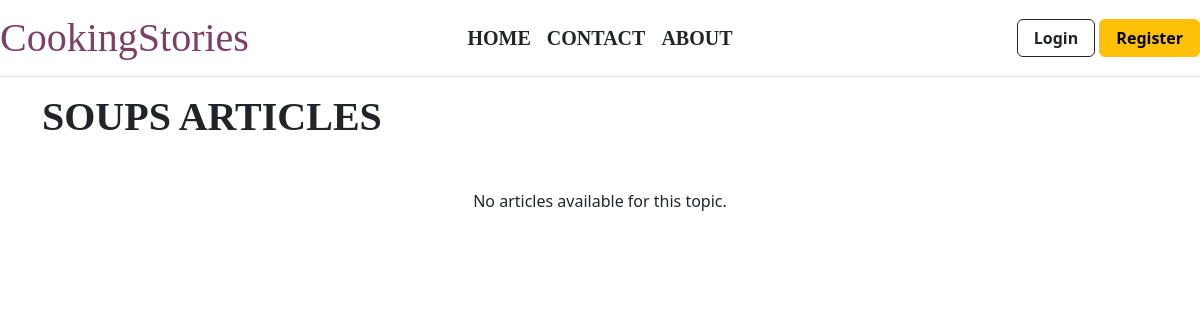
Before: /topic/13/ with the older database file.
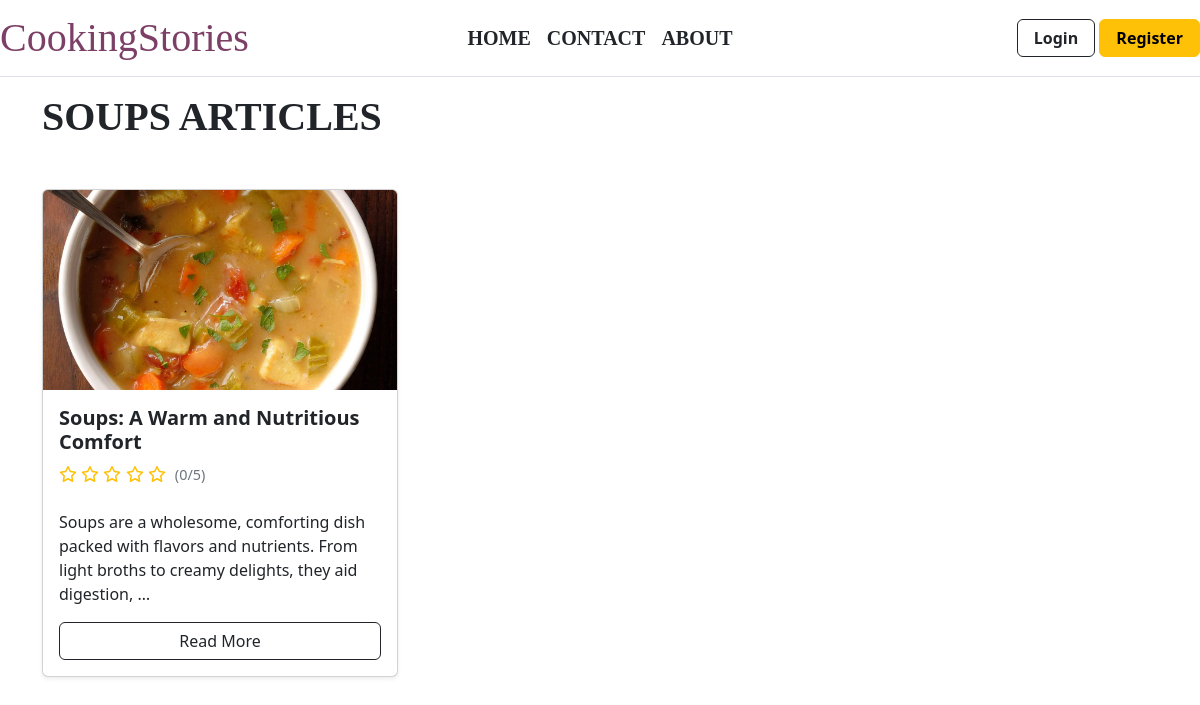
After: the same page with the newer database file.
### CookingStories/models.py (models this page shows, shortened)
class Topic(models.Model):
    name = models.CharField(max_length=50)
    image = models.ImageField(upload_to="articles/images/", blank=True, null=True)

class Article(models.Model):
    title = models.CharField("Article title", max_length=100)
    image = models.ImageField(
        "Article image",
        upload_to="articles/images",
    )
    content = RichTextField()
    topic = models.ForeignKey(Topic, on_delete=models.CASCADE)
    created_at = models.DateTimeField(
        auto_now=True,
    )
    rating = models.FloatField(default=0)  # Average rating
    rating_count = models.IntegerField(default=0)  # Number of ratings
    author = models.ForeignKey("auth.User", on_delete=models.CASCADE)
    likes = models.PositiveIntegerField("Total likes", default=0)
    author_image = models.ImageField(
        "Author image",
        upload_to="authors/",
    )  # New field for author's image

### CookingStories/views.py (the view)
# urls.py: path("topic/<int:topic_id>/", views.topic_articles, name="topic_articles"),
def topic_articles(request, topic_id):
    topic = get_object_or_404(Topic, id=topic_id)
    articles = Article.objects.filter(topic=topic)
    return render(
        request,
        "Cookingstories/articles_by_topic.html",
        {"topic": topic, "articles": articles},
    )

### templates/Cookingstories/articles_by_topic.html (shortened to what this page needs)
{% extends 'layout/base.html' %}
{% block content %}
<div class="container my-3">
    <h1 class=" e-topic mb-5">{{ topic.name }} ARTICLES</h1>
    <div class="row g-4">
        {% for article in articles %}
        <div class="col-12 col-md-6 col-lg-4">
            <div class="card h-100 shadow-sm hover-card">
                <img src="{{ article.image.url }}" class="card-img-top article-image" alt="{{ article.title }}">
                <div class="card-body d-flex flex-column">
                    <h5 class="card-title">{{ article.title }}</h5>
                    <div class="star-rating mb-2" data-article-id="{{ article.id }}">
                        {% for i in "12345"|make_list %}
                        <i class="far fa-star" data-rating="{{ forloop.counter }}"></i>
                        {% endfor %}
                        <span class="rating-value">({{ article.rating|default:"0" }}/5)</span>
                    </div>
                    <p class="card-text flex-grow-1">{{ article.content|safe|truncatewords:20 }}</p>
                    <a href="{% url 'detail' article.id %}" class="btn btn-outline-dark mt-auto">Read More</a>
                </div>
            </div>
        </div>
        {% empty %}
        <div class="col-12">
            <p class="text-center">No articles available for this topic.</p>
        </div>
        {% endfor %}
    </div>
</div>
{% endblock %}

### templates/layout/base.html (shortened to what this page needs)
<!doctype html>
<html lang="en">
<head>
  <link href="https://cdn.jsdelivr.net/npm/bootstrap@5.3.2/dist/css/bootstrap.min.css" rel="stylesheet"
>
    <link rel="stylesheet" href="https://cdnjs.cloudflare.com/ajax/libs/bootstrap-icons/1.11.2/font/bootstrap-icons.min.css" />
    <link rel="stylesheet" href="https://cdnjs.cloudflare.com/ajax/libs/font-awesome/5.15.1/css/all.min.css">
</head>
<body>
  <header>
   {% include 'components/header.html' %}
  </header>
  <main>
    {% block content %}
    {% endblock content %}
  </main>
<link href="https://cdn.jsdelivr.net/npm/bootstrap@5.3.0-alpha1/dist/css/bootstrap.min.css" rel="stylesheet">
</body>
</html>

### templates/components/header.html (shortened to what this page needs)
<header class="d-flex flex-wrap align-items-center justify-content-between py-2 border-bottom">
    <div class="col-12 col-md-3 text-center text-md-start mb-2 mb-md-0">
        <a href="/" class="house text-decoration-none">
            CookingStories
        </a>
    </div>
    <div class="col-12 col-md-6 d-flex justify-content-center mb-2 mb-md-0">
        <ul class="nav justify-content-center justify-content-md-end fw-bold uppercase fs-5">
            <li class="nav-item"><a href="{% url 'home' %}" class="nav-link   text-dark  px-2">HOME</a></li>
            <li class="nav-item"><a href="{% url 'contact' %}" class="nav-link text-dark  px-2">CONTACT</a></li>
            <li class="nav-item"><a href="{% url 'about' %}" class="nav-link  text-dark  px-2">ABOUT</a></li>
        </ul>
    </div>
    <div class="col-12 col-md-3 text-center text-md-end">
        {% if user.is_authenticated %}
        <div class="dropdown">
            <button class="btn btn-success px-3 fs-6 align-items-center dropdown-toggle" type="button" id="userDropdown"
                data-bs-toggle="dropdown" aria-expanded="false">
                {{ user.username|title }}
            </button>
            <ul class="dropdown-menu dropdown-menu-end" aria-labelledby="userDropdown">
                {% if user.is_superuser %}
                <li><a class="dropdown-item" href="{% url 'admin:index' %}">Dashboard</a></li>
                {% endif %}
                <li><a class="dropdown-item" href="{% url 'my_articles' %}">My articles</a></li>
                <li><a class="dropdown-item" href="{% url 'add' %}">Create</a></li>
                <li><a class="dropdown-item" href="{% url 'logout' %}">Logout</a></li>
            </ul>
        </div>
        {% else %}
        <a href="{% url 'login' %}" class="btn btn-outline-dark text-decoration-none fs-6 px-3 fw-bold">Login</a>
        <a href="{% url 'register' %}" class="btn btn-warning text-decoration-none fs-6 px-3 fw-bold">Register</a>
        {% endif %}
    </div>
</header>

### templates/Cookingstories/articles_by_topic.html (style rules this page uses)
.hover-card { transition: transform 0.3s ease-in-out; }
.article-image { height: 200px; object-fit: cover; }
h1 { color: #333; font-weight: 700; }
.card-title { font-weight: 600; color: #2c3e50; }
.card-text { color: #7f8c8d; }
.star-rating { color: #ffc107; cursor: pointer; }
.star-rating .fa-star { transition: color 0.2s; }
.rating-value { color: #6c757d; font-size: 0.9em; margin-left: 5px; }
.e-topic { font-family: Bitter, Georgia, Cambria, Times New Roman, Times, serif; font-weight: bold; position: relative; display: inline-block; }
.e-topic::after { content: ''; position: absolute; width: 100%; height: 2px; background-color: #333; bottom: -5px; left: 0; transform: scaleX(0); transform-origin: bottom right; transition: transform 0.3s ease-in-out; }

### templates/components/header.html (style rules this page uses)
.nav-link { font-family: Arvo, Georgia, Cambria, Times New Roman, Times, serif; }
.house { color: rgb(124, 63, 102); font-size: 2.5rem; font-family: Bitter, Georgia, Cambria, Times New Roman, Times, serif; }
.nav-item { font-family: Bitter, Georgia, Cambria, Times New Roman, Times, serif; font-weight: bold; position: relative; display: inline-block; }
.nav-item::after { content: ''; position: absolute; width: 100%; height: 2px; background-color: #333; bottom: 8px; left: 0; transform: scaleX(0); transform-origin: bottom right; transition: transform 0.3s ease-in-out; }

Changed rows visible on the page:
added Article: image (picture), title "Soups: A Warm and Nutritious Comfort", rating "0", content "Soups are a wholesome, comforting dish packed with flavors and nutrients. From light broths to creamy delights, they aid digestion, …"
Other visible differences:
text no longer shown: "No articles available for this topic."
